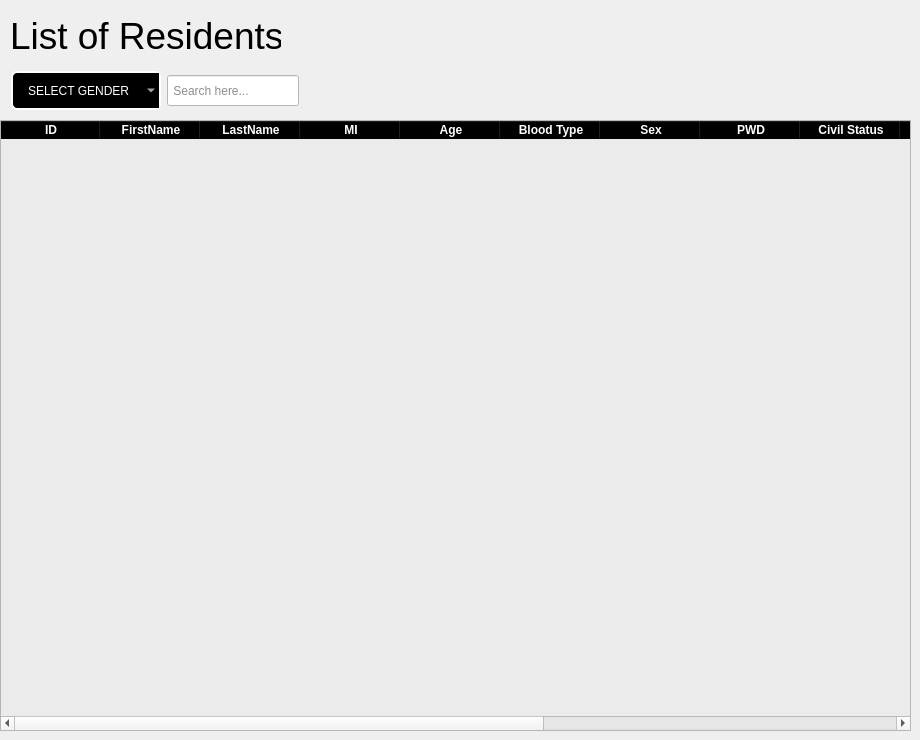
          <widget class="QWidget" name="page_4">
           <widget class="QLabel" name="label_12">
            <property name="geometry">
             <rect>
              <x>10</x>
              <y>10</y>
              <width>271</width>
              <height>51</height>
             </rect>
            </property>
            <property name="font">
             <font>
              <pointsize>28</pointsize>
             </font>
            </property>
            <property name="styleSheet">
             <string notr="true">color: rgb(0, 0, 0);</string>
            </property>
            <property name="text">
             <string>List of Residents</string>
            </property>
           </widget>
           <widget class="QTableWidget" name="residents_table">
            <property name="geometry">
             <rect>
              <x>0</x>
              <y>120</y>
              <width>911</width>
              <height>611</height>
             </rect>
            </property>
            <property name="styleSheet">
             <string notr="true">QTableWidget{background-color: rgb(235, 235, 235);}

QHeaderView::section{

 font-weight:bold;
 background-color:black;
 color:white;

}

</string>
            </property>
            <column>
             <property name="text">
              <string>ID</string>
             </property>
            </column>
            <column>
             <property name="text">
              <string>FirstName</string>
             </property>
            </column>
            <column>
             <property name="text">
              <string>LastName</string>
             </property>
            </column>
            <column>
             <property name="text">
              <string>MI</string>
             </property>
            </column>
            <column>
             <property name="text">
              <string>Age</string>
             </property>
            </column>
            <column>
             <property name="text">
              <string>Blood Type</string>
             </property>
            </column>
            <column>
             <property name="text">
              <string>Sex</string>
             </property>
            </column>
            <column>
             <property name="text">
              <string>PWD</string>
             </property>
            </column>
            <column>
             <property name="text">
              <string>Civil Status</string>
             </property>
            </column>
            <column>
             <property name="text">
              <string>Date of Birth</string>
             </property>
            </column>
            <column>
             <property name="text">
              <string>Birthplace</string>
             </property>
            </column>
            <column>
             <property name="text">
              <string>Address</string>
             </property>
            </column>
            <column>
             <property name="text">
              <string>Contact</string>
             </property>
            </column>
            <column>
             <property name="text">
              <string>Email</string>
             </property>
            </column>
            <column>
             <property name="text">
              <string>Action</string>
             </property>
            </column>
           </widget>
           <widget class="QComboBox" name="select_residentgender">
            <property name="geometry">
             <rect>
              <x>11</x>
              <y>71</y>
              <width>150</width>
              <height>39</height>
             </rect>
            </property>
            <property name="minimumSize">
             <size>
              <width>150</width>
              <height>0</height>
             </size>
            </property>
            <property name="styleSheet">
             <string notr="true">QComboBox{ 
border: 2px solid white;
border-radius:6px;
padding-left: 1px 18px 1px 3px;
height: 35px;
background-color:black;
color:white;
padding-left:15px;
selection-background-color: #298089;
}</string>
            </property>
            <item>
             <property name="text">
              <string>SELECT GENDER</string>
             </property>
            </item>
            <item>
             <property name="text">
              <string>Male</string>
             </property>
            </item>
            <item>
             <property name="text">
              <string>Female</string>
             </property>
            </item>
           </widget>
           <widget class="QLineEdit" name="search_resident">
            <property name="geometry">
             <rect>
              <x>167</x>
              <y>75</y>
              <width>132</width>
              <height>31</height>
             </rect>
            </property>
            <property name="minimumSize">
             <size>
              <width>0</width>
              <height>31</height>
             </size>
            </property>
            <property name="maximumSize">
             <size>
              <width>16777215</width>
              <height>31</height>
             </size>
            </property>
            <property name="styleSheet">
             <string notr="true">background-color: rgb(255, 255, 255);
color: rgb(30, 30, 30);</string>
            </property>
            <property name="text">
             <string/>
            </property>
            <property name="placeholderText">
             <string> Search here...</string>
            </property>
           </widget>
          </widget>
